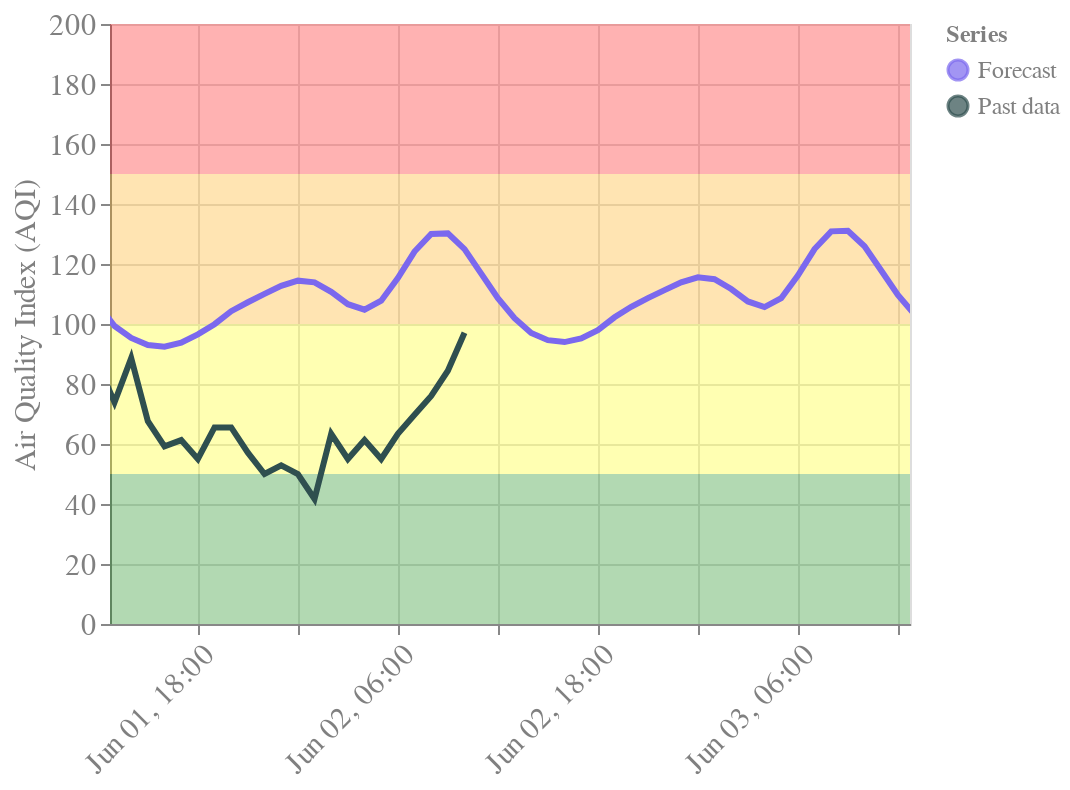

The code cell stored with this chart in its notebook:
### Code cell
chart_final

### Figure 1 — Vega-Lite specification as saved in the notebook (floating-point values rounded to 4 significant figures; data arrays with more than 128 entries replaced by an {"elided": "..."} marker saying what was removed)
{"config": {"view": {"continuousWidth": 400, "continuousHeight": 300}, "axis": {"labelColor": "gray", "labelFontSize": 15, "titleColor": "gray", "titleFontSize": 15, "titleFontWeight": "normal"}}, "layer": [{"data": {"name": "data-ba36463b7b2a8832ab7dca88379a72ef"}, "mark": {"type": "rect", "color": "green", "opacity": 0.3}, "encoding": {"y": {"field": "y", "type": "quantitative"}, "y2": {"field": "y2"}}}, {"data": {"name": "data-cab6c2a84c4f6630c39c76f8559568a1"}, "mark": {"type": "rect", "color": "yellow", "opacity": 0.3}, "encoding": {"y": {"field": "y", "type": "quantitative"}, "y2": {"field": "y2"}}}, {"data": {"name": "data-517659e0e3cb5ad416c3f6cd595f5522"}, "mark": {"type": "rect", "color": "orange", "opacity": 0.3}, "encoding": {"y": {"field": "y", "type": "quantitative"}, "y2": {"field": "y2"}}}, {"data": {"name": "data-ddcc87abc2b7213347d504607efa1a2f"}, "mark": {"type": "rect", "color": "red", "opacity": 0.3}, "encoding": {"y": {"field": "y", "type": "quantitative"}, "y2": {"field": "y2"}}}, {"data": {"name": "data-3c2479ba650f11a52b69d11f28a0980c"}, "mark": {"type": "rect", "color": "purple", "opacity": 0.3}, "encoding": {"y": {"field": "y", "type": "quantitative"}, "y2": {"field": "y2"}}}, {"data": {"name": "data-7888bf21c67e537ef3310cfc2ed5f1c1"}, "mark": "line", "encoding": {"color": {"field": "variable", "legend": {"labelColor": "gray", "labelFontSize": 12, "title": "Series", "titleColor": "gray", "titleFontSize": 12}, "scale": {"domain": ["Forecast", "Past data"], "range": ["mediumslateblue", "darkslategray"]}, "title": "Series", "type": "nominal"}, "strokeWidth": {"value": 3}, "tooltip": [{"field": "value", "format": "d", "title": "AQI", "type": "quantitative"}, {"field": "time", "format": "%a, %b %d, %H:00", "title": "Time", "type": "temporal"}, {"field": "variable", "title": "Series", "type": "nominal"}], "x": {"axis": {"format": "%b %d, %H:00", "labelAngle": -45}, "field": "time", "scale": {"domain": ["2022-06-01 12:43:42.231831", "2022-06-03 12:43:42.231831"]}, "title": "", "type": "temporal"}, "y": {"field": "value", "scale": {"domain": [0, 195.7]}, "title": "Air Quality Index (AQI)", "type": "quantitative"}}, "selection": {"selector003": {"type": "interval", "bind": "scales", "encodings": ["x"]}}}, {"data": {"name": "data-7888bf21c67e537ef3310cfc2ed5f1c1"}, "mark": {"type": "circle", "size": 0}, "encoding": {"color": {"field": "variable", "type": "nominal"}}}], "$schema": "https://vega.github.io/schema/vega-lite/v4.17.0.json", "datasets": {"data-ba36463b7b2a8832ab7dca88379a72ef": [{"y": 0, "y2": 50}], "data-cab6c2a84c4f6630c39c76f8559568a1": [{"y": 50, "y2": 100}], "data-517659e0e3cb5ad416c3f6cd595f5522": [{"y": 100, "y2": 150}], "data-ddcc87abc2b7213347d504607efa1a2f": [{"y": 150, "y2": 200}], "data-3c2479ba650f11a52b69d11f28a0980c": [{"y": 200, "y2": 300}], "data-7888bf21c67e537ef3310cfc2ed5f1c1": {"elided": "4992 records"}}}
